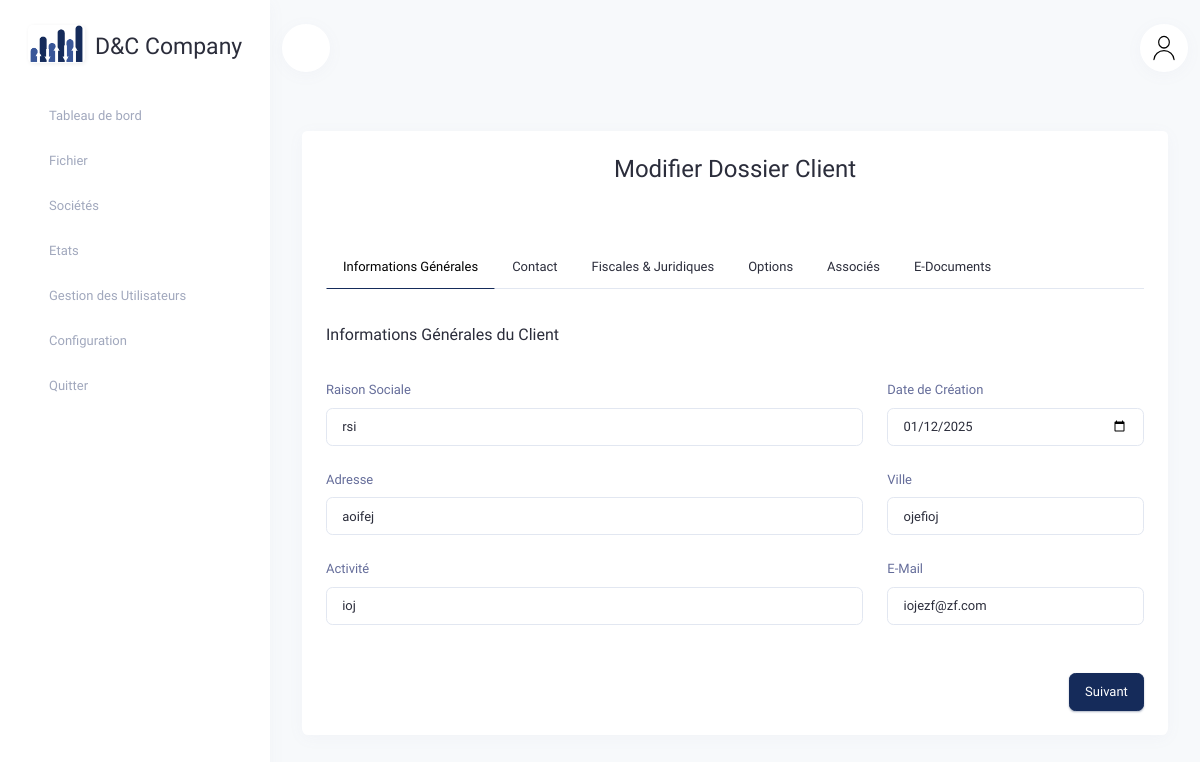
The page /customer-file/edit/2/ on the database as committed earlier.
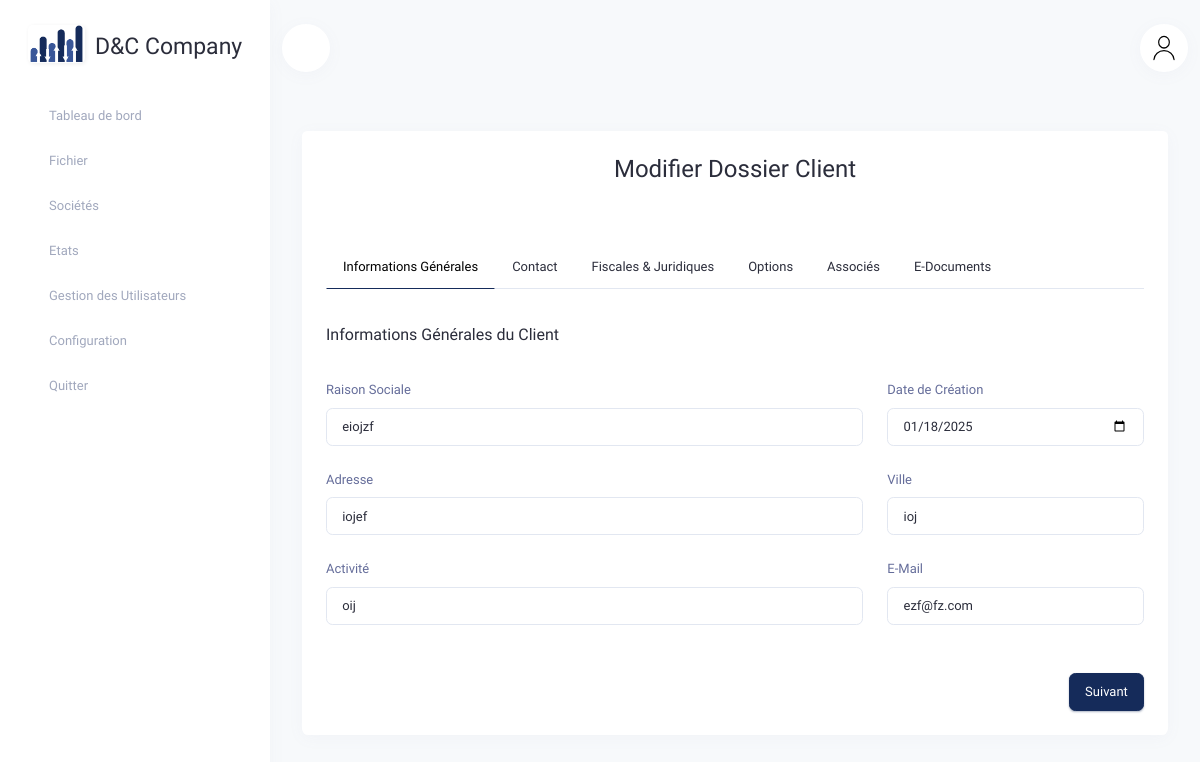
The same page on the database as committed later.
### agendacomptable/models.py (models this page shows, shortened)
class CustomerFile(models.Model):
    raison_sociale = models.CharField(max_length=70, verbose_name="Raison Sociale")
    activite = models.CharField(max_length=100, verbose_name="Activité")
    ville = models.CharField(max_length=45, verbose_name="Ville")
    adresse = models.TextField(verbose_name="Adresse")
    email = models.EmailField(max_length=100, verbose_name="E-Mail")
    contacts = models.ManyToManyField('Contact', related_name="customer_files", verbose_name="Contacts", blank=True)
    forme_juridique = models.ForeignKey('FormeJuridique', on_delete=models.SET_NULL, null=True)
    date_creation = models.DateField(null=True)
    ice = models.CharField(max_length=24, verbose_name="ICE", null=True, blank=True)
    identifiant_fiscal = models.CharField(max_length=24, verbose_name="IF", null=True, blank=True)
    cnss = models.CharField(max_length=24, verbose_name="CNSS", null=True, blank=True)
    registre_commerce = models.CharField(max_length=24, verbose_name="RC", null=True, blank=True)
    domiciliation = models.BooleanField(default=False)
    tenue_comptabilite = models.BooleanField(default=False)
    cabinet_comptable = models.ForeignKey('Comptable', on_delete=models.SET_NULL, null=True, blank=True)
    date_reception_dossier = models.DateField(null=True, blank=True)
    user_create = models.ForeignKey(User, related_name="customerfile_created_by", on_delete=models.SET_NULL, null=True)
    user_edit = models.ForeignKey(User, related_name="customerfile_edited_by", on_delete=models.SET_NULL, null=True)
    date_create = models.DateTimeField(auto_now_add=True)
    date_edit = models.DateTimeField(auto_now=True)
    is_archived = models.BooleanField(default=False)

### agendacomptable/views.py (the view, shortened to what this page needs)
# urls.py: path('customer-file/edit/<int:pk>/', views.edit_customer_file, name='edit_customer_file'),
def edit_customer_file(request, pk):
    try:
        customer_file = CustomerFile.objects.prefetch_related('services__service', 'edocuments', 'associes').get(pk=pk)
    except CustomerFile.DoesNotExist:
        messages.error(request, "Le dossier client demandé n'existe pas.")
        return redirect('customer_file_list')
    services = Service.objects.filter(is_archived=False)
    regimes = Regime.objects.all()
    formes_juridiques = FormeJuridique.objects.all()
    comptables = Comptable.objects.all()
    qualites = Qualite.objects.all()
    documents = customer_file.edocuments.all()
    associes = customer_file.associes.all()
    return render(request, 'accounting/customer_file_edit.html', {
        'customer_file': customer_file,
        'services': services,
        'regimes': regimes,
        'formes_juridiques': formes_juridiques,
        'comptables': comptables,
        'qualites': qualites,
        'documents': documents,
        'associes': associes,
    })

### agendacomptable/templates/accounting/customer_file_edit.html (shortened to what this page needs)
{% extends 'accounting/base.html' %}
{% load static %}
{% block content %}
<div class="container mt-4">
    <div class="card">
        <div class="card-header text-center">
            <h3>Modifier Dossier Client</h3>
        </div>
        <div class="card-body">
            <form method="post" enctype="multipart/form-data">
                <nav>
                    <div class="nav nav-tabs" id="nav-tab">
                        <a class="nav-link py-2 active" id="step1-tab" data-bs-toggle="tab" href="#step1">Informations Générales</a>
                        <a class="nav-link py-2" id="step2-tab" data-bs-toggle="tab" href="#step2">Contact</a>
                        <a class="nav-link py-2" id="step3-tab" data-bs-toggle="tab" href="#step3">Fiscales & Juridiques</a>
                        <a class="nav-link py-2" id="step4-tab" data-bs-toggle="tab" href="#step4">Options</a>
                        <a class="nav-link py-2" id="step5-tab" data-bs-toggle="tab" href="#step5">Associés</a>
                        <a class="nav-link py-2" id="step6-tab" data-bs-toggle="tab" href="#step6">E-Documents</a>
                    </div>
                </nav>
                <div class="tab-content" id="nav-tabContent">
                    <div class="tab-pane active" id="step1">
                        <h5 class="my-4">Informations Générales du Client</h5>
                        <div class="row mb-3">
                            <div class="col-md-8">
                                <label for="raison_sociale" class="form-label">Raison Sociale</label>
                                <input type="text" class="form-control" id="raison_sociale" name="raison_sociale" value="{{ customer_file.raison_sociale }}" required>
                            </div>
                            <div class="col-md-4">
                                <label for="date_creation" class="form-label">Date de Création</label>
                                <input type="date" class="form-control" id="date_creation" name="date_creation" value="{{ customer_file.date_creation|date:'Y-m-d' }}" required>
                            </div>
                        </div>
                        <div class="row mb-3">
                            <div class="col-md-8">
                                <label for="adresse" class="form-label">Adresse</label>
                                <input type="text" class="form-control" id="adresse" name="adresse" value="{{ customer_file.adresse }}" required>
                            </div>
                            <div class="col-md-4">
                                <label for="ville" class="form-label">Ville</label>
                                <input type="text" class="form-control" id="ville" name="ville" value="{{ customer_file.ville }}" required>
                            </div>
                        </div>
                        <div class="row mb-3">
                            <div class="col-md-8">
                                <label for="activite" class="form-label">Activité</label>
                                <input class="form-control" id="activite" name="activite" value="{{ customer_file.activite }}" required/>
                            </div>
                            <div class="col-md-4">
                                <label for="email" class="form-label">E-Mail</label>
                                <input type="email" class="form-control" id="email" name="email" value="{{ customer_file.email }}">
                            </div>
                        </div>
                        <button type="button" id="step1Next" class="btn btn-primary float-end mt-3">Suivant</button>
                    </div>
            </form>
        </div>
    </div>
</div>
{% endblock %}

Rows that differ between the two databases and show on the page:
changed CustomerFile "ioj": raison_sociale "rsi" → "eiojzf"; date_creation "01/12/2025" → "01/18/2025"; adresse "aoifej" → "iojef"; ville "ojefioj" → "ioj"; activite "ioj" → "oij"; email "iojezf@zf.com" → "ezf@fz.com"
